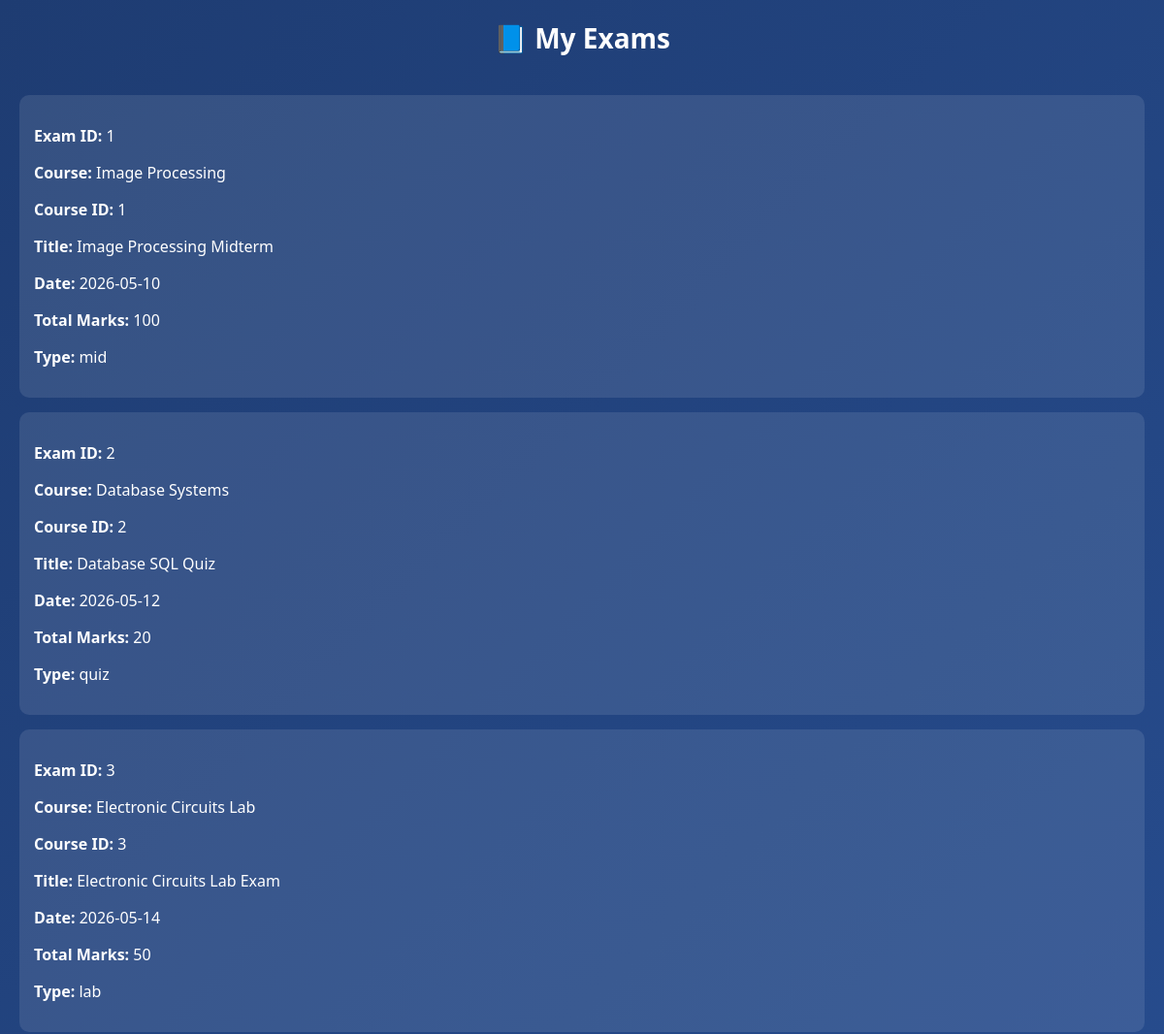
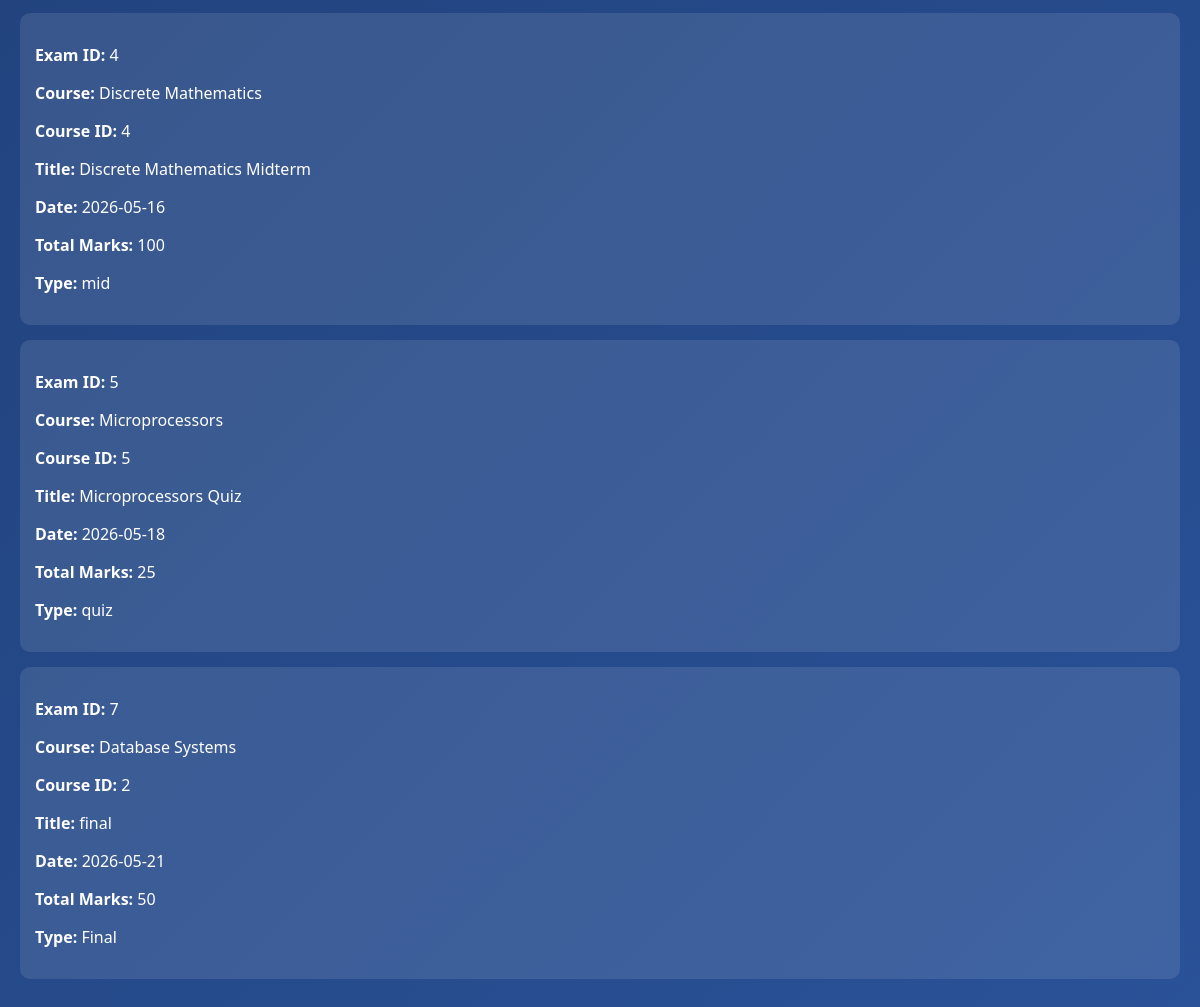
The page /exam.php (signed in) on the database its author committed (2 pictures, top to bottom).
### tables this page shows
CREATE TABLE `exam` (
  `exam_id` int(11) NOT NULL AUTO_INCREMENT,
  `course_id` int(11) NOT NULL,
  `topic_id` int(11) DEFAULT NULL,
  `title` varchar(100) NOT NULL,
  `exam_date` date DEFAULT NULL,
  `total_marks` int(11) NOT NULL,
  `exam_type` varchar(50) DEFAULT NULL,
  PRIMARY KEY (`exam_id`),
  KEY `fk_exam_topic` (`course_id`,`topic_id`),
  CONSTRAINT `fk_exam_course` FOREIGN KEY (`course_id`) REFERENCES `course` (`course_id`) ON DELETE CASCADE ON UPDATE CASCADE,
  CONSTRAINT `fk_exam_topic` FOREIGN KEY (`course_id`, `topic_id`) REFERENCES `topic` (`course_id`, `topic_id`) ON DELETE CASCADE ON UPDATE CASCADE,
  CONSTRAINT `chk_exam_total_marks` CHECK (`total_marks` > 0)
);

CREATE TABLE `course` (
  `course_id` int(11) NOT NULL AUTO_INCREMENT,
  `credit_hours` int(11) NOT NULL CHECK (`credit_hours` > 0),
  `course_name` varchar(100) NOT NULL,
  `dep_id` int(11) DEFAULT NULL,
  `instructor_id` int(11) DEFAULT NULL,
  PRIMARY KEY (`course_id`),
  KEY `dep_id` (`dep_id`),
  KEY `instructor_id` (`instructor_id`),
  CONSTRAINT `course_ibfk_1` FOREIGN KEY (`dep_id`) REFERENCES `department` (`dep_id`) ON DELETE SET NULL ON UPDATE CASCADE,
  CONSTRAINT `course_ibfk_2` FOREIGN KEY (`instructor_id`) REFERENCES `instructor` (`instructor_id`) ON DELETE SET NULL ON UPDATE CASCADE
);

### exam.php (the view, shortened to what this page needs)
<?php
$conn = new mysqli(
    "localhost",
    "root",
    "",
    "university_academic_support_system"
);
$student_id = $_SESSION['student_id'];
$sql = "
SELECT DISTINCT
    e.exam_id,
    e.course_id,
    e.title,
    e.exam_date,
    e.total_marks,
    e.exam_type,
    c.course_name
FROM exam e
INNER JOIN course c
ON e.course_id = c.course_id
INNER JOIN enrollment en
ON en.course_id = e.course_id
WHERE en.student_id = ?
";
$stmt = $conn->prepare($sql);
$stmt->bind_param("i", $student_id);
$stmt->execute();
$result = $stmt->get_result();
?>
<!DOCTYPE html>
<html>
<head>
</head>
<body>
<div class="header">
📘 My Exams
</div>
<div class="container">
<?php
if($result->num_rows > 0){
    while($row = $result->fetch_assoc()){
        echo "
        <div class='card'>
            <p><b>Exam ID:</b> "
            . htmlspecialchars($row['exam_id']) .
            "</p>
            <p><b>Course:</b> "
            . htmlspecialchars($row['course_name']) .
            "</p>
            <p><b>Course ID:</b> "
            . htmlspecialchars($row['course_id']) .
            "</p>
            <p><b>Title:</b> "
            . htmlspecialchars($row['title']) .
            "</p>
            <p><b>Date:</b> "
            . htmlspecialchars($row['exam_date']) .
            "</p>
            <p><b>Total Marks:</b> "
            . htmlspecialchars($row['total_marks']) .
            "</p>
            <p><b>Type:</b> "
            . htmlspecialchars($row['exam_type']) .
            "</p>
        </div>
        ";
    }
}else{
    echo "<p>No exams available.</p>";
}
?>
</div>
</body>
</html>

### exam.php (style rules this page uses)
body { margin:0; font-family:Segoe UI; background:linear-gradient(135deg,#1e3c72,#2a5298); color:white; }
.header { text-align:center; padding:20px; font-size:28px; font-weight:bold; }
.container { padding:20px; }
.card { background:rgba(255,255,255,0.1); padding:15px; border-radius:10px; margin-bottom:15px; }

### rows shown on the page
exam: exam_id "1", course.course_name "Image Processing", course "1", title "Image Processing Midterm", exam_date "2026-05-10", total_marks "100", exam_type "mid"
exam: exam_id "2", course.course_name "Database Systems", course "2", title "Database SQL Quiz", exam_date "2026-05-12", total_marks "20", exam_type "quiz"
exam: exam_id "3", course.course_name "Electronic Circuits Lab", course "3", title "Electronic Circuits Lab Exam", exam_date "2026-05-14", total_marks "50", exam_type "lab"
exam: exam_id "4", course.course_name "Discrete Mathematics", course "4", title "Discrete Mathematics Midterm", exam_date "2026-05-16", total_marks "100", exam_type "mid"
exam: exam_id "5", course.course_name "Microprocessors", course "5", title "Microprocessors Quiz", exam_date "2026-05-18", total_marks "25", exam_type "quiz"
exam: exam_id "7", course.course_name "Database Systems", course "2", title "final", exam_date "2026-05-21", total_marks "50", exam_type "Final"
